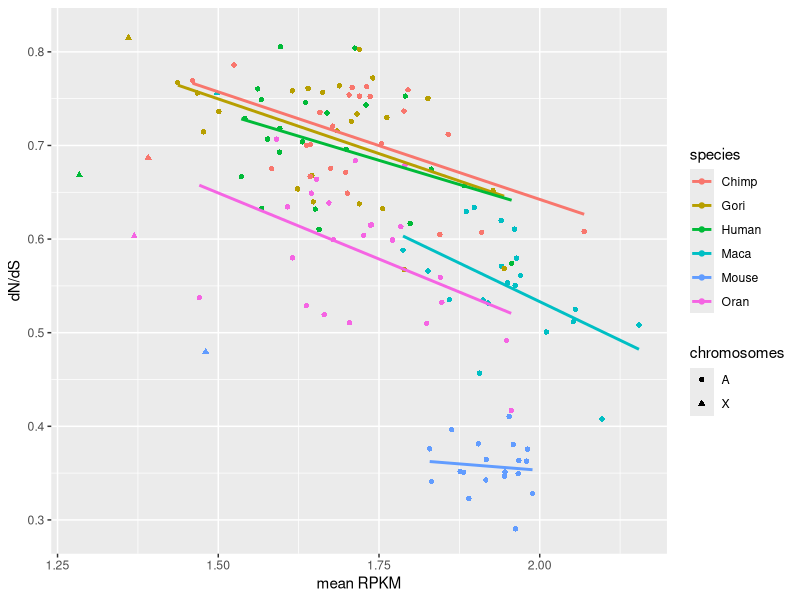
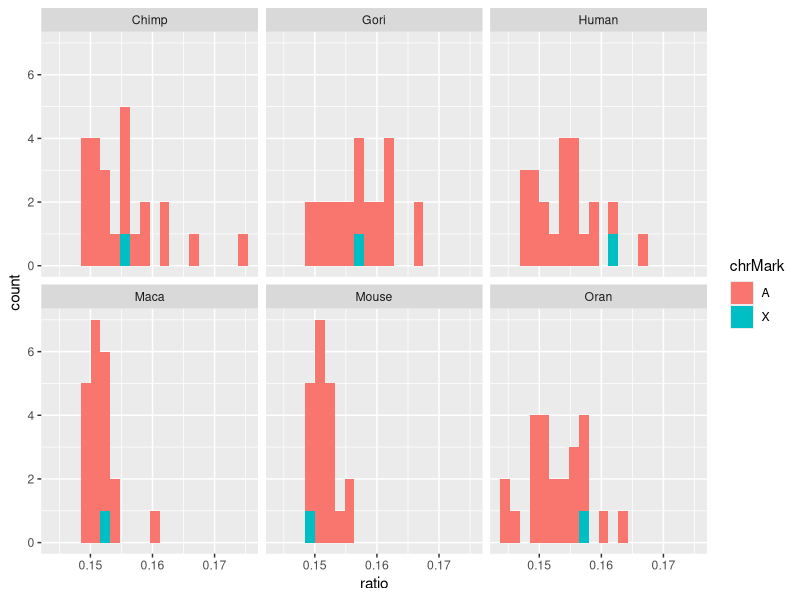

R code for these plots, in order:
## ---- chunk 1

library(tidyverse)
mammals = read_csv(file = "../datasets/dataset.01.rsbl20150010supp1.csv")

## ---- chunk 2

mammals = mammals %>% 
  mutate(log10RPKM = log10(RPKM+1))

mammals_meta = mammals %>% 
  group_by(chr, Species, chrMark) %>% 
  summarise(mean_dNdS = mean(dNdS), mean_logRPKM = mean(log10RPKM))
  

## ---- chunk 3



## ---- chunk 4

ggplot(mammals_meta, aes(mean_logRPKM, mean_dNdS, color = Species, shape = chrMark)) + geom_point() + 
  geom_smooth(method = "lm", fill = NA) +
  scale_color_discrete(name = "species") +
  scale_shape_discrete(name = "chromosomes") +
  labs(x = "mean RPKM", y = "dN/dS")
  



## ---- chunk 5


mammals_lowmeta = mammals %>% 
  group_by(Species, chr, chrMark) %>% 
  summarise(cutoff = quantile(log10RPKM, .15),
            n = n(),
            n_low = length(log10RPKM[log10RPKM < cutoff])) %>% 
  mutate(ratio = n_low / n)



## ---- chunk 6
# Let's start out by visualizing the data a bit.
ggplot(filter(mammals_lowmeta), aes(ratio, fill = chrMark)) +
  geom_histogram(bins = 20) +
  facet_wrap(Species~.)

#I see no trend.
# Anyway, let's make a test

mammals_lowmeta %>% 
  group_by(Species, chrMark) %>% 
  summarise(n = sum(n), n_low = sum(n_low)) %>% 
  mutate(ratio = n_low / n)

## ---- chunk 7
# test for chimpanzee
binom.test(5, 32, p = 289/1876)
